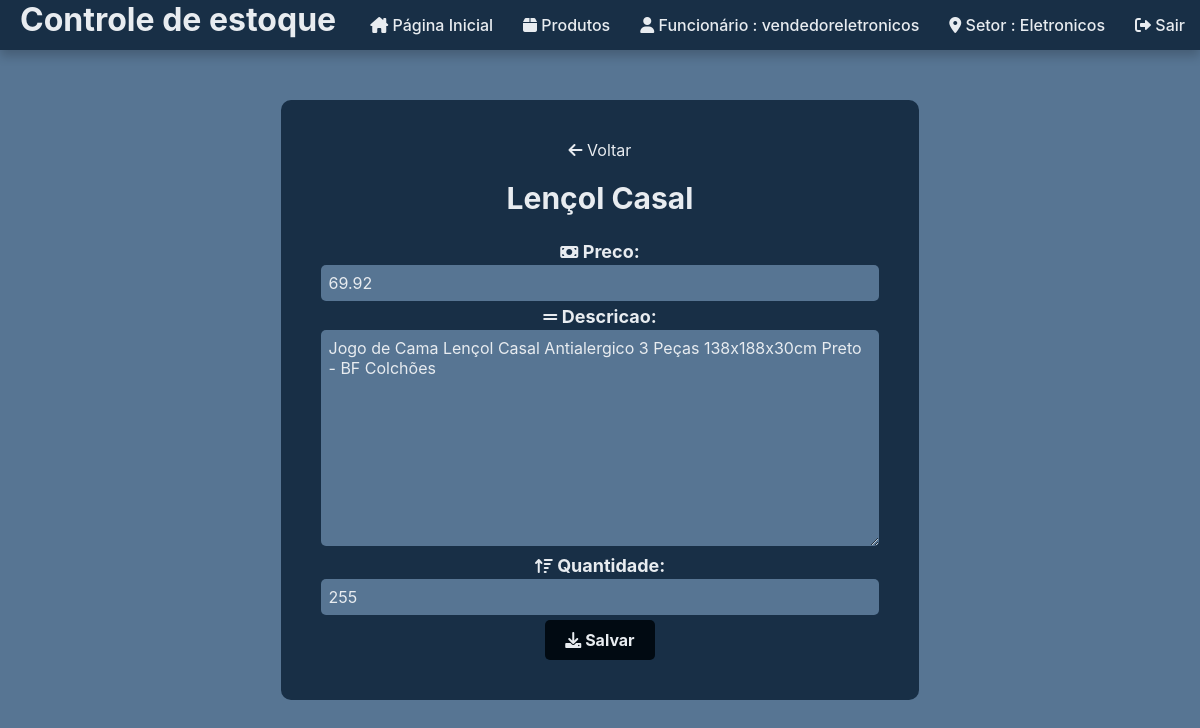
The page /produto/4/ (signed in) on the database its author committed.
### sistema_loja/models.py (models this page shows, shortened)
class Vendedor(models.Model):
    user = models.OneToOneField(User, on_delete=models.CASCADE,default=1)
    departamento = models.ForeignKey(Departamento, on_delete=models.SET_NULL, null=True)
    foto = models.ImageField(upload_to='vendedores/', blank=True, null=True)
    class Meta:
            verbose_name = "Vendedor"
            verbose_name_plural = "Vendedores"

class Departamento(models.Model):
    nome = models.CharField(max_length=100)
    class Meta:
        verbose_name = "Departamento"
        verbose_name_plural = "Departamentos"
    def __str__(self):
        return self.nome

class Produto(models.Model):
    nome = models.CharField(max_length=100)
    foto = models.ImageField(upload_to='produtos/', blank=True, null=True)
    tipo = models.ForeignKey(TipoProduto, on_delete=models.CASCADE)
    descricao = models.TextField()
    preco = models.DecimalField(max_digits=10, decimal_places=2)
    quantidade = models.PositiveIntegerField()
    class Meta:
        verbose_name = "Produto"
        verbose_name_plural = "Produtos"

### sistema_loja/views.py (the view)
# urls.py: path('produto/<int:produto_id>/', views.detalhes_produto, name='detalhes_produto'),
@login_required
def detalhes_produto(request, produto_id):
    produto = get_object_or_404(Produto, pk=produto_id)
    if request.method == 'POST':
        form = ProdutoForm(request.POST, instance=produto)
        if form.is_valid():
            form.save()
            return redirect('detalhes_produto', produto_id=produto_id)
    else:
        form = ProdutoForm(instance=produto)
    return render(request, 'detalhes_produto.html', {
        'produto': produto,
        'form': form,
    })

### sistema_loja/forms.py
class ProdutoForm(forms.ModelForm):
    class Meta:
        model = Produto
        fields = ['nome', 'foto', 'tipo', 'descricao', 'preco', 'quantidade']

### sistema_loja/templates/detalhes_produto.html (shortened to what this page needs)
{% extends 'base.html' %}
{% block content %}
<div class="container-detalhes">
  <div class="bloco-detalhes">
    <p><a href="{% url 'lista_produtos' %}"><i class="fa-solid fa-arrow-left"></i>  Voltar</a></p>
    <h1>{{ produto.nome }}</h1>
    <div class="produto-content">
      <div class="produto-details">
        <form method="post">
          <div class="form-group">
            <span class="label">
              <i class="fa-solid fa-money-bill"></i> {{ form.preco.label_tag }}
            </span>
            {{ form.preco }}
          </div>
          <div class="form-group">
            <span class="label">
              <i class="fa-solid fa-grip-lines"></i> {{ form.descricao.label_tag }}
            </span>
            {{ form.descricao }}
          </div>
          <div class="form-group">
            <span class="label">
              <i class="fa-solid fa-arrow-up-wide-short"></i> {{ form.quantidade.label_tag }}
            </span>
            {{ form.quantidade }}
          </div>
          <button class="botao-salvar" type="submit"> <i class="fa-solid fa-download"></i>  Salvar</button>
        </form>
      </div>
    </div>
  </div>
</div>
{% endblock %}

### sistema_loja/templates/base.html (shortened to what this page needs)
{% load static %}
<!DOCTYPE html>
<html>
<head>
    <link rel="stylesheet" href="{% static 'css/reset.css' %}">
    <link rel="stylesheet" href="{% static 'css/style.css' %}">
    <link rel="stylesheet" href="https://cdnjs.cloudflare.com/ajax/libs/font-awesome/6.0.0-beta3/css/all.min.css">
</head>
<body>
    <header>
        <div class="header">
            <div class="title-box">
                <h1 class="title"><a href="{% url 'home' %}">Controle de estoque</a></h1>
            </div>
            <div class="header-items">
                <nav>
                    <ul>
                        <li><a href="{% url 'home' %}"><i class="fa-solid fa-house-chimney"></i>  Página Inicial</a></li>
                        <li><a href="{% url 'lista_produtos' %}"><i class="fa-solid fa-box"></i>  Produtos</a></li>
                        {% if user.is_authenticated %}
                        <li><span><i class="fa-solid fa-user"></i>  Funcionário : {{ user.username }}</span></li>
                        <li><span><i class="fa-solid fa-location-dot"></i>  Setor : {{ user.vendedor.departamento }}</span></li>
                            <li>
                                <a href="{% url 'logout' %}">
                                    <i class="fa-solid fa-right-from-bracket"></i>  Sair
                                </a>
                            </li>
                        {% else %}
                            <li><a href="{% url 'login' %}"><i class="fa-solid fa-door-open"></i>  Login</a></li>
                        {% endif %}
                    </ul>
                </nav>
            </div>
        </div>
    </header>
    <main>
        {% block content %}{% endblock %}
    </main>
</body>
</html>

### sistema_loja/static/css/style.css (style rules this page uses)
:root { --prim-color:#577593; --sec-color: #182f46; --th-color: #022648; --white-color:#e8ecf0; --black-color:#010a12; --shadow-bot: 0px 6px 10px rgba(0, 0, 0, 0.2);; }
body { height: 100vh; }
.header { display: flex; position: fixed; justify-content: space-between; width: 100%; background: var(--sec-color); box-shadow: var(--shadow-bot); }
.header-items ul { display: flex; justify-content: space-between; align-items: center; flex-direction: row; }
.header-items li { margin: 15px; color: var(--white-color); font-weight: 500; }
.header-items a { color: var(--white-color); font-weight: 500; }
.title { margin-left: 20px; }
.title a { color: var(--white-color); }
.form-group label { color: var(--white-color); font-weight: bold; font-size: 18px; }
.container-detalhes { height: 100vh; background: var(--prim-color); display: flex; justify-content: center; align-items: center; flex-direction: column; }
.bloco-detalhes { padding: 40px; background: var(--sec-color); display: flex; justify-content: center; align-items: center; flex-direction: column; border-radius: 10px; }
.bloco-detalhes a { color: var(--white-color); text-decoration: none; transition: color 0.3s; }
.produto-details { text-align: center; }
.bloco-detalhes h1 { color: var(--white-color); margin-top: 20px; margin-bottom: 20px; font-size: 30px; }
.form-group { margin-bottom: 10px; }
.label i { color: var(--white-color); margin-bottom: 5px; }
.form-group input, .form-group textarea { background-color: var(--prim-color); color: var(--white-color); padding: 8px; border: none; outline: none; border-radius: 5px; width: 100%; }
.form-group textarea { resize: vertical; max-height: 400px; }
.botao-salvar { padding: 10px 20px; background-color: var(--black-color); color: var(--white-color); font-weight: bold; border: none; border-radius: 5px; cursor: pointer; transition: background-color 0.3s, color 0.3s; }
.form-group { margin-top: 5px; margin-bottom: 5px; }

### rows shown on the page
Produto: nome "Lençol Casal", preco "69.92", descricao "Jogo de Cama Lençol Casal Antialergico 3 Peças 138x188x30cm Preto - BF Colchões", quantidade "255"

### other values the page prints
{{ user.username }} "vendedoreletronicos"
{{ user.vendedor.departamento }} "Eletronicos"
